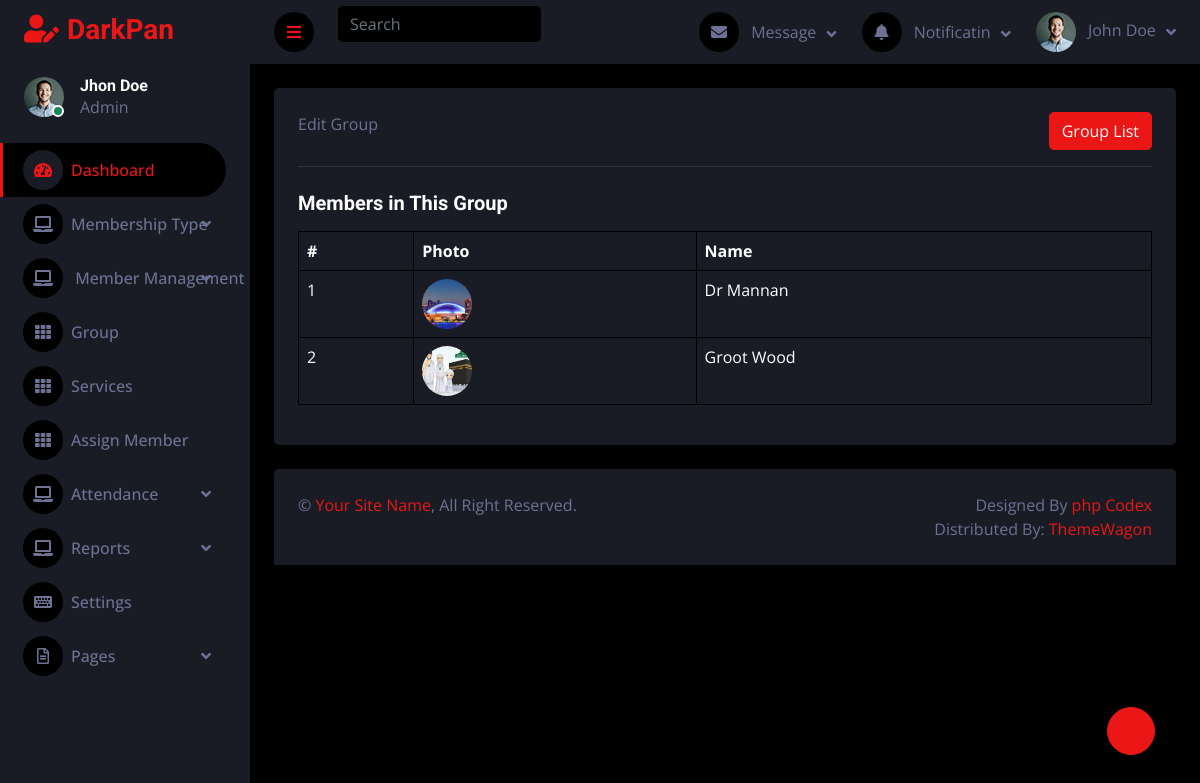
/see-group.php (signed in), run on the app's committed database.
### tables this page shows
CREATE TABLE IF NOT EXISTS `member` (
  `id` int NOT NULL AUTO_INCREMENT,
  `photo` varchar(250) DEFAULT NULL,
  `f_name` varchar(250) DEFAULT NULL,
  `l_name` varchar(250) DEFAULT NULL,
  `gender` varchar(250) DEFAULT NULL,
  `date` date NOT NULL,
  `m_group` varchar(250) DEFAULT NULL,
  `address` varchar(250) DEFAULT NULL,
  `city` varchar(250) DEFAULT NULL,
  `state` varchar(250) DEFAULT NULL,
  `phone` varchar(250) DEFAULT NULL,
  `email` varchar(250) DEFAULT NULL,
  `weight` varchar(250) DEFAULT NULL,
  `height` varchar(250) DEFAULT NULL,
  `chest` varchar(250) DEFAULT NULL,
  `waist` varchar(250) DEFAULT NULL,
  `thigh` varchar(250) DEFAULT NULL,
  `arms` varchar(250) DEFAULT NULL,
  `fat` varchar(250) DEFAULT NULL,
  `s_member` varchar(250) DEFAULT NULL,
  `m_ship` varchar(250) DEFAULT NULL,
  `date1` date NOT NULL,
  `date2` date DEFAULT NULL,
  `attendance` int DEFAULT NULL,
  PRIMARY KEY (`id`)
);

### see-group.php (the view, shortened to what this page needs)
<?php include "common/header.php";
$id = $_GET['group_id'];
?>
<div class="container-fluid pt-4 px-4">
  <div class="row g-4">
    <div class="col-sm-12">
      <div class="bg-secondary rounded h-100 p-4">
        <div class="clearfix mb-3">
          <span class="float-start">Edit Group</span>
          <span><a href="view-group.php" class="btn btn-primary float-end">Group List</a></span>
        </div>
        <hr>
        <h5 class="mt-4 mb-3 text-white">Members in This Group</h5>
        <table class="table table-bordered text-white">
          <thead>
            <tr>
              <th>#</th>
              <th>Photo</th>
              <th>Name</th>
            </tr>
          </thead>
          <tbody>
            <?php
            $members = mysqli_query($conn, "SELECT * FROM member WHERE m_group = '$id'");
            if (mysqli_num_rows($members) > 0) {
              $i = 1;
              while ($member = mysqli_fetch_assoc($members)) {
                echo "<tr>";
                echo "<td>{$i}</td>";
                echo "<td><img src='{$member['photo']}' width='50' height='50' style='border-radius:50%; object-fit:cover;'></td>";
                echo "<td>{$member['f_name']} {$member['l_name']}</td>";
                echo "</tr>";
                $i++;
              }
            } else {
              echo "<tr><td colspan='3'>No members found in this group.</td></tr>";
            }
            ?>
          </tbody>
        </table>
      </div>
    </div>
  </div>
</div>
<?php include "common/footer.php"; ?>

### css/style.css (style rules this page uses)
.btn { transition: .5s; }

### data on the page
member: photo (picture), f_name "Dr", l_name "Mannan"
member: photo (picture), f_name "Groot", l_name "Wood"
